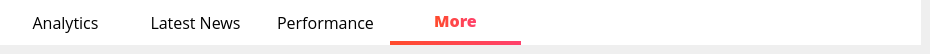
        <widget class="QWidget" name="more_9">
         <widget class="QWidget" name="widget_51" native="true">
          <property name="geometry">
           <rect>
            <x>0</x>
            <y>0</y>
            <width>921</width>
            <height>45</height>
           </rect>
          </property>
          <property name="styleSheet">
           <string notr="true">QWidget{
background-color: rgb(255, 255, 255);
}
QPushButton {
    border: none;
    padding: 5px 10px;
    font-size: 16px;
    font-weight: normal;
    color: black;
}

QPushButton:checked {
    border-bottom: 4px solid qlineargradient(x1:0, y1:0, x2:1, y2:0, stop:0 #FF4B2B, stop:1 #FF416C);
    border-right: none;
    border-top: none;
    color: qlineargradient(x1:0, y1:0, x2:1, y2:0, stop:0 #FF4B2B, stop:1 #FF416C);
    font-weight: 700;
}

QPushButton:hover {
    background-color: qlineargradient(x1:0, y1:0, x2:1, y2:0, stop:0 #f2f2f2, stop:1 #e6e6e6);
}</string>
          </property>
          <widget class="QPushButton" name="pushButton_173">
           <property name="geometry">
            <rect>
             <x>0</x>
             <y>0</y>
             <width>131</width>
             <height>45</height>
            </rect>
           </property>
           <property name="font">
            <font>
             <family>Open Sans</family>
             <pointsize>-1</pointsize>
             <weight>50</weight>
             <bold>false</bold>
            </font>
           </property>
           <property name="cursor">
            <cursorShape>PointingHandCursor</cursorShape>
           </property>
           <property name="styleSheet">
            <string notr="true"/>
           </property>
           <property name="text">
            <string>Analytics</string>
           </property>
          </widget>
          <widget class="QPushButton" name="pushButton_174">
           <property name="geometry">
            <rect>
             <x>130</x>
             <y>0</y>
             <width>131</width>
             <height>45</height>
            </rect>
           </property>
           <property name="font">
            <font>
             <family>Open Sans</family>
             <pointsize>-1</pointsize>
             <weight>50</weight>
             <bold>false</bold>
            </font>
           </property>
           <property name="cursor">
            <cursorShape>PointingHandCursor</cursorShape>
           </property>
           <property name="styleSheet">
            <string notr="true"/>
           </property>
           <property name="text">
            <string>Latest News</string>
           </property>
          </widget>
          <widget class="QPushButton" name="pushButton_175">
           <property name="geometry">
            <rect>
             <x>260</x>
             <y>0</y>
             <width>131</width>
             <height>45</height>
            </rect>
           </property>
           <property name="font">
            <font>
             <family>Open Sans</family>
             <pointsize>-1</pointsize>
             <weight>50</weight>
             <bold>false</bold>
            </font>
           </property>
           <property name="cursor">
            <cursorShape>PointingHandCursor</cursorShape>
           </property>
           <property name="styleSheet">
            <string notr="true"/>
           </property>
           <property name="text">
            <string>Performance</string>
           </property>
          </widget>
          <widget class="QPushButton" name="pushButton_176">
           <property name="enabled">
            <bool>false</bool>
           </property>
           <property name="geometry">
            <rect>
             <x>390</x>
             <y>0</y>
             <width>131</width>
             <height>45</height>
            </rect>
           </property>
           <property name="font">
            <font>
             <family>Open Sans</family>
             <pointsize>-1</pointsize>
             <weight>50</weight>
             <bold>false</bold>
            </font>
           </property>
           <property name="styleSheet">
            <string notr="true"/>
           </property>
           <property name="text">
            <string>More</string>
           </property>
           <property name="checkable">
            <bool>true</bool>
           </property>
           <property name="checked">
            <bool>true</bool>
           </property>
          </widget>
         </widget>
        </widget>
